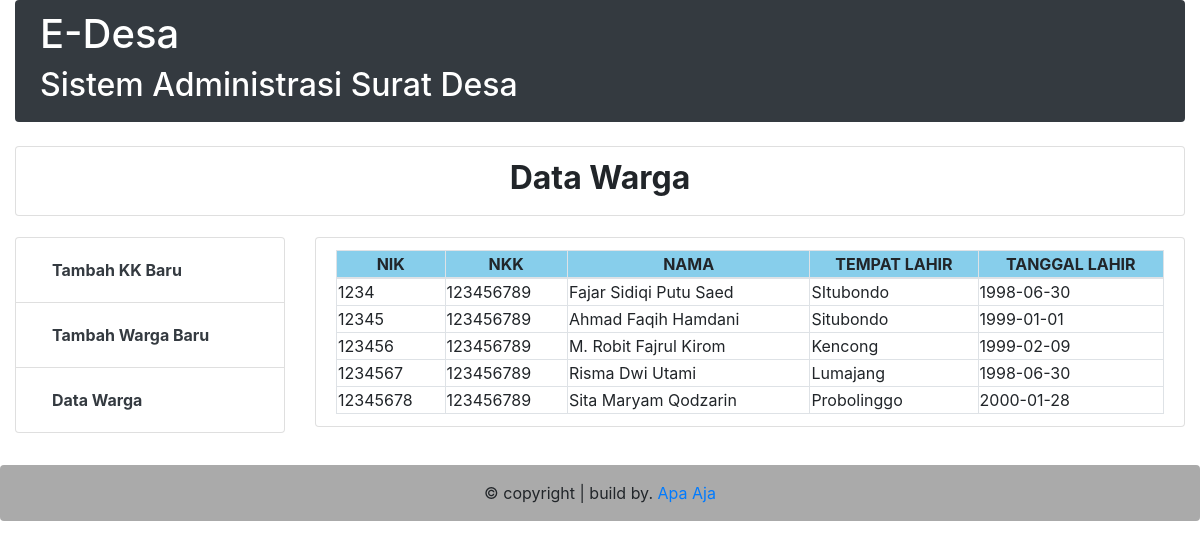
Page /index.php/c_warga/semuawarga on the committed database.
### tables this page shows
CREATE TABLE `warga` (
  `nkk` varchar(16) NOT NULL,
  `nik` varchar(16) NOT NULL,
  `nama` varchar(30) NOT NULL,
  `tempat_lahir` varchar(30) NOT NULL,
  `tanggal_lahir` date NOT NULL,
  `umur` int(4) NOT NULL,
  `jenis_kelamin` varchar(9) NOT NULL,
  `pendidikan` varchar(30) NOT NULL,
  `perkawinan` varchar(30) NOT NULL,
  `agama` varchar(12) NOT NULL,
  `pekerjaan` varchar(20) NOT NULL,
  `username` varchar(16) NOT NULL,
  `password` varchar(16) NOT NULL,
  `status` varchar(5) NOT NULL,
  `avatar` varchar(30) NOT NULL
);

### application/controllers/c_warga.php (called while the page is built, shortened)
<?php
class c_warga extends CI_Controller {
	function __construct() {
		$this->load->model('m_user');
		$this->load->model('m_warga');
	}
	public function semuawarga() {
		$data = array(
				'head'=>'v_header',
				'foot'=>'v_footer',
				'navbar'=>'v_navbar',
				'swrg' => 'v_semuawarga',
				'tittle' => 'Data Warga',
				'datawarga' => $this->m_warga->getwarga()
			);
		$this->load->view('admin/v_datawarga',$data);
	}
}
?>

### index.php (called while the page is built, shortened)
<?php
require_once BASEPATH.'core/CodeIgniter.php';

### application/models/m_warga.php (called while the page is built, shortened)
 <?php
	class M_warga extends CI_Model {
		public function getwarga() {
			$hsl = $this->db->query("SELECT * FROM warga");
			return $hsl;
		}
	}
?>

### application/views/admin/v_semuawarga.php (the view, shortened to what this page needs)
<!DOCTYPE html>
<html>
<head>
</head>
<body>
<table width="100%" border="1px solid #000" class="table-bordered">
        <thead>
        <tr style="background-color: skyblue;" class="text-center">
           <th>NIK</th>
		   <th>NKK</th>
		   <th>NAMA</th>
		   <th>TEMPAT LAHIR</th>
		   <th>TANGGAL LAHIR</th>
        </tr>
        </thead>
    <?php foreach ($datawarga->result_array() as $dw) { ?>
              <tbody>
                <tr>
                <td><?php echo $dw['nik']; ?></td>
			 	<td><?php echo $dw['nkk']; ?></td>
			 	<td><?php echo $dw['nama']; ?></td>
			 	<td><?php echo $dw['tempat_lahir']; ?></td>
			 	<td><?php echo $dw['tanggal_lahir']; ?></td>
                </tr>
              </tbody>
    <?php } ?>
  </table>
</body>
</html>

### assets/css/style_user.css (style rules this page uses)
html { position: relative; font-size: 1rem; }

### rows in the picture
warga: nik "1234", nkk "123456789", nama "Fajar Sidiqi Putu Saed", tempat_lahir "SItubondo", tanggal_lahir "1998-06-30"
warga: nik "12345", nkk "123456789", nama "Ahmad Faqih Hamdani", tempat_lahir "Situbondo", tanggal_lahir "1999-01-01"
warga: nik "123456", nkk "123456789", nama "M. Robit Fajrul Kirom", tempat_lahir "Kencong", tanggal_lahir "1999-02-09"
warga: nik "1234567", nkk "123456789", nama "Risma Dwi Utami", tempat_lahir "Lumajang", tanggal_lahir "1998-06-30"
warga: nik "12345678", nkk "123456789", nama "Sita Maryam Qodzarin", tempat_lahir "Probolinggo", tanggal_lahir "2000-01-28"

### other values in the picture
$tittle "Data Warga"
